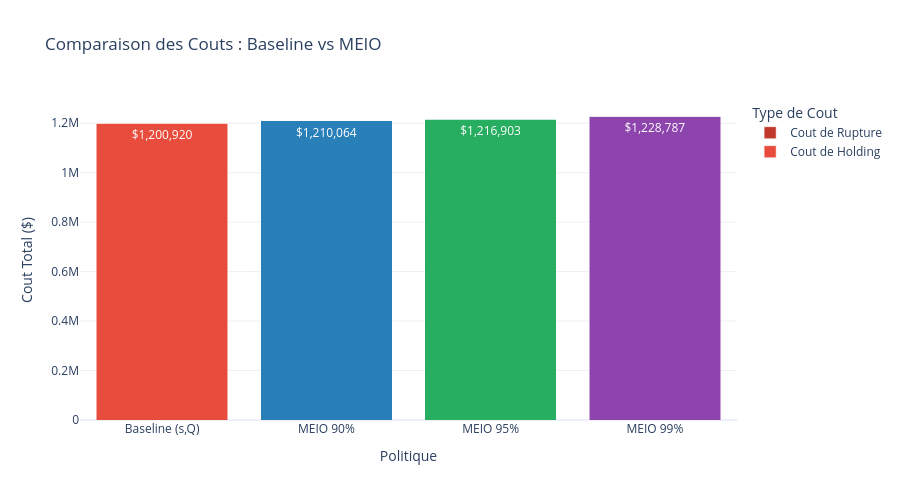

Source (notebook cell):
### Markdown cell above
## Graphique 3 : Comparaison des coûts (Plotly interactif)

▶️ **Exécute cette cellule**

### Code cell
# ============================================================
# GRAPHIQUE 3 — COMPARAISON COUTS BASELINE vs MEIO (Plotly)
# ============================================================

labels  = ['Baseline (s,Q)'] + [f"MEIO {r['service_level']}" for r in sensitivity_results]
holding = [df_baseline['total_holding_cost'].mean()] + [r['avg_holding']  for r in sensitivity_results]
stockout= [df_baseline['total_stockout_cost'].mean()] + [r['avg_stockout'] for r in sensitivity_results]
colors_bar = ['#e74c3c', '#3498db', '#2ecc71', '#9b59b6']

fig = go.Figure()

fig.add_trace(go.Bar(
    name='Cout de Holding',
    x=labels, y=holding,
    marker_color=['#e74c3c', '#2980b9', '#27ae60', '#8e44ad'],
    text=[f'${v:,.0f}' for v in holding],
    textposition='inside',
))

fig.add_trace(go.Bar(
    name='Cout de Rupture',
    x=labels, y=stockout,
    marker_color=['#c0392b', '#1a6896', '#1a7a45', '#6c3483'],
    text=[f'${v:,.0f}' for v in stockout],
    textposition='inside',
))

fig.update_layout(
    title='Comparaison des Couts : Baseline vs MEIO',
    barmode='stack',
    xaxis_title='Politique',
    yaxis_title='Cout Total ($)',
    legend_title='Type de Cout',
    height=500,
    template='plotly_white'
)

fig.show()
print("Graphique interactif affiche !")

### Figure 1 — Plotly figure (JSON) as saved in the notebook; plotly's stock layout.template omitted (floating-point values rounded to 4 significant figures)
{"data": [{"marker": {"color": ["#e74c3c", "#2980b9", "#27ae60", "#8e44ad"]}, "name": "Cout de Holding", "text": ["$1,200,920", "$1,210,064", "$1,216,903", "$1,228,787"], "textposition": "inside", "type": "bar", "x": ["Baseline (s,Q)", "MEIO 90%", "MEIO 95%", "MEIO 99%"], "y": [1201000.0, 1210064, 1216903, 1228787]}, {"marker": {"color": ["#c0392b", "#1a6896", "#1a7a45", "#6c3483"]}, "name": "Cout de Rupture", "text": ["$326", "$600", "$540", "$486"], "textposition": "inside", "type": "bar", "x": ["Baseline (s,Q)", "MEIO 90%", "MEIO 95%", "MEIO 99%"], "y": [326, 600, 540, 486]}], "layout": {"barmode": "stack", "height": 500, "legend": {"title": {"text": "Type de Cout"}}, "title": {"text": "Comparaison des Couts : Baseline vs MEIO"}, "xaxis": {"title": {"text": "Politique"}}, "yaxis": {"title": {"text": "Cout Total ($)"}}}}
